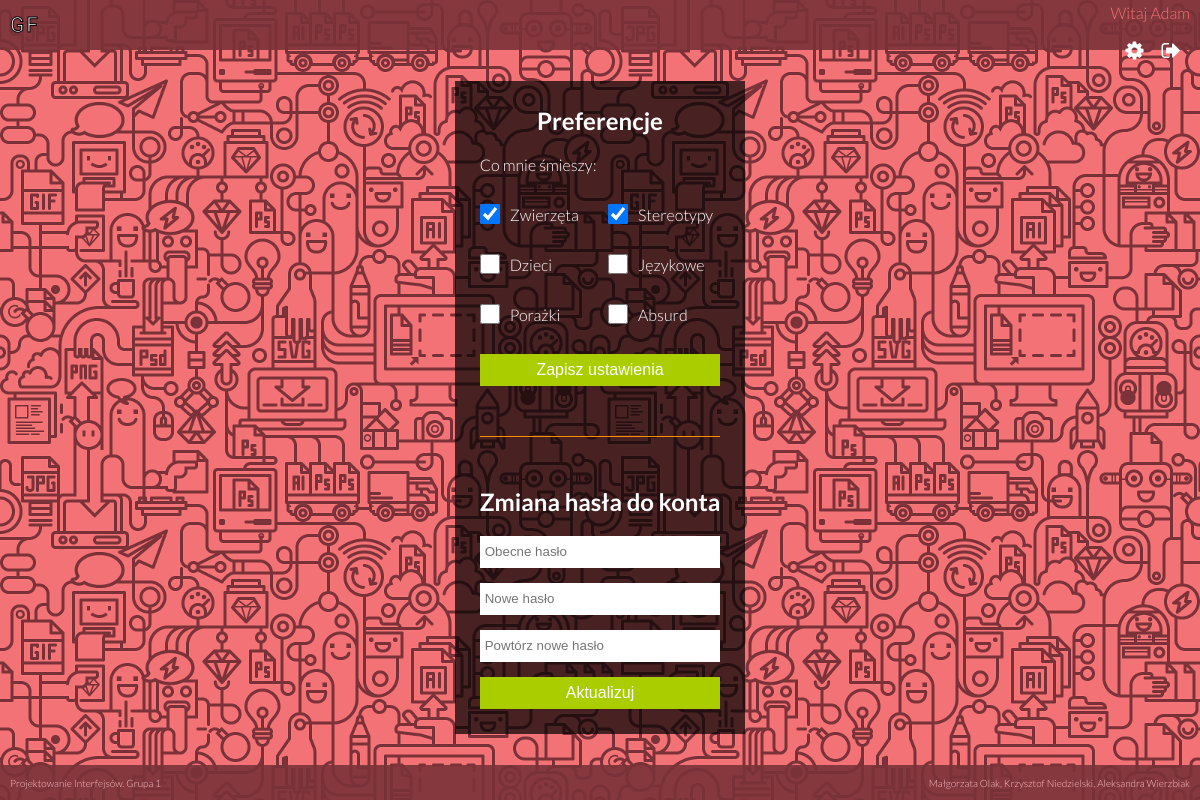
Page /settings/ (signed in) on the earlier database version.
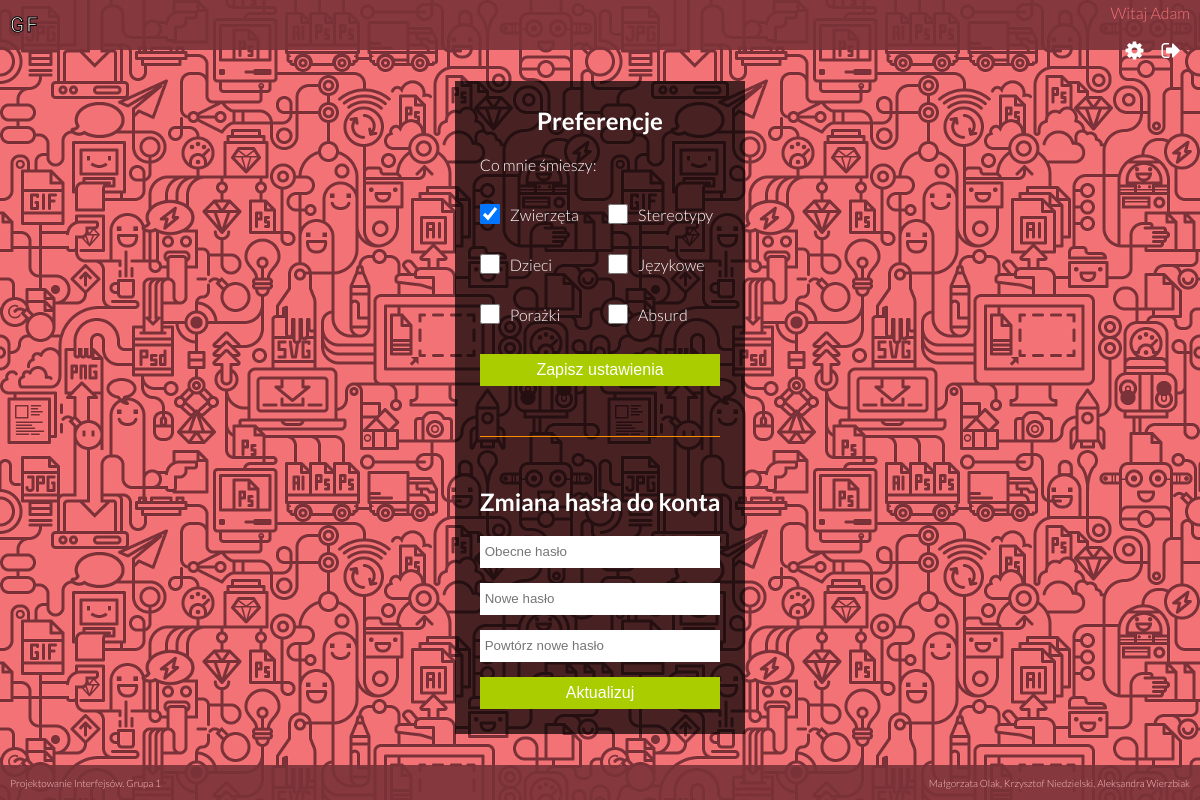
Same page on the later database version.
### fungenerator/models.py (models this page shows)
class UserSettings(models.Model):
	user = models.ForeignKey(User)
	animals = models.BooleanField(default=False)
	kids = models.BooleanField(default=False)
	fails = models.BooleanField(default=False)
	stereotypes = models.BooleanField(default=False)
	language = models.BooleanField(default=False)
	absurd = models.BooleanField(default=False)

### fungenerator/views.py (the view, shortened to what this page needs)
# urls.py: url(r'^settings/', views.settings, name='settings'),
def settings(request):
	current_user = request.user
	try:
		settings_object = UserSettings.objects.get(user=current_user)
	except UserSettings.DoesNotExist:
		settings_object = UserSettings.objects.create(user = current_user, animals=False, kids=False, fails=False, stereotypes=False, language=False, absurd=False)
	return render(request, 'settings.html', {'settings': settings_object })

### fungenerator/templates/settings.html (shortened to what this page needs)
{% extends "base.html" %}
{% load static %}
{% block content %}
<section class="main settings">
    <div class="box">
        <div class="fieldset">
            <h2>Preferencje</h2>
            <form id="settings-form" class="settings-form" action="." method="post">
                <p>Co mnie śmieszy:</p>
                <ul class="funny-categories two-columns">
                    <li class="checkbox-item"><input id="id_animals" name="animals" type="checkbox" value="animals" {% if settings.animals %}checked{% endif %}><label>Zwierzęta</label></li>
                    <li class="checkbox-item"><input id="id_kids" name="kids" type="checkbox" value="kids" {% if settings.kids %}checked{% endif %}><label>Dzieci</label></li>
                    <li class="checkbox-item"><input id="id_fails" name="fails" type="checkbox" value="fails" {% if settings.fails %}checked{% endif %}><label>Porażki</label></li>
                    <li class="checkbox-item"><input id="id_stereotypes" name="stereotypes" type="checkbox" value="stereotypes" {% if settings.stereotypes %}checked{% endif %}><label>Stereotypy</label></li>
                    <li class="checkbox-item"><input id="id_language" name="language" type="checkbox" value="language" {% if settings.language %}checked{% endif %}><label>Językowe</label></li>
                    <li class="checkbox-item"><input id="id_absurd" name="absurd" type="checkbox" value="absurd" {% if settings.absurd %}checked{% endif %}><label>Absurd</label></li>
                </ul>
                <button id="settings-btn" class="button" type="submit">Zapisz ustawienia</button>
            </form>
        </div>
    <div class="fieldset">
           <h2>Zmiana hasła do konta</h2>
           <form id="settings-account-form" class="settings-account-form" action="/change_password/" method="post">
              <input id="old_password" type="password" name="old_password" placeholder="Obecne hasło" minlength="6">
              <input id="new_password" type="password" name="new_password" placeholder="Nowe hasło" minlength="6">
              <input id="settings-account-password-new2" type="password" name="password_new2" placeholder="Powtórz nowe hasło" minlength="6">
            <button id="settings-account-btn" class="button" type="submit">Aktualizuj</button>
          </form>
     </div>
    </div>
</section>
{% endblock %}

### fungenerator/templates/base.html (shortened to what this page needs)
{% load static %}
<!DOCTYPE html>
<html>
    <head>
        <link href="{% static "css/font-awesome.min.css" %}" rel="stylesheet" type="text/css">
        <link rel="stylesheet" type="text/css" href="{% static "css/style.css" %}">
	<link rel="stylesheet" type="text/css" href="{% static "css/slick.css" %}">
        <link rel="stylesheet" type="text/css" href="{% static "css/slick-theme.css" %}">
    </head>
    <body>
        <header>
            <a id="logo" href="{% url "fungenerator:main_page" %}" class="logo">GF</a>
            <nav>
                {% if user.is_authenticated %}
                    <p>Witaj {{request.user.first_name}}</p>
                    <a href="{% url "fungenerator:settings" %}" id="settings-link" class="settings-link"><i class="fa fa-cog" aria-hidden="true"></i></a>
                    <a id="logout-link" href="{% url "account:logout" %}" class="logout-link"><i class="fa fa-sign-out" aria-hidden="true"></i></a>
                {% else %}
                    <a id="login-link" href="{% url "account:login" %}" class="login-link"><i class="fa fa-sign-in" aria-hidden="true"></i></a>
                {% endif %}
            </nav>
        </header>
        {% block content %}
        {% endblock %}
        <footer>
            <p>Projektowanie Interfejsów. Grupa 1</p>
            <p>Małgorzata Olak, Krzysztof Niedzielski, Aleksandra Wierzbiak</p>
        </footer>
    </body>
</html>

### fungenerator/static/css/style.css (style rules this page uses)
body { background: url('../img/background.jpg') repeat; font-family: 'Lato', sans-serif; font-size: 16px; font-weight: 300; margin: 0; color: #fff; }
* { box-sizing: border-box; min-height: 0; min-width: 0; }
a { color: #fff; text-decoration: none; transition: all 0.5s ease; }
p { margin: 15px 0; }
ul { list-style: none; margin: 0; padding: 0; }
ul.two-columns { column-count: 2; }
h2 { margin-top: 0; text-align: center; }
button { background: #aacd00; color: #fff; cursor: pointer; display: block; font-size: 16px; height: 32px; border: 0; outline: 0; margin-top: 15px; transition: all 0.5s ease; width: 100%; }
.fieldset { border-bottom: 1px solid #ff8d00; padding-bottom: 50px; margin-bottom: 50px; }
.fieldset:last-child { border-bottom: 0; margin: 0; padding: 0; }
input { border: 0; outline: 0; display: block; height: 32px; margin: 15px 0; padding: 0 5px; width: 100%; }
input[type="checkbox"] { display: inline-block; height: 20px; width: 20px; vertical-align: middle; }
input[type="checkbox"] + label { display: inline-block; margin-left: 10px; vertical-align: middle; }
header { background: rgba(123, 50, 57, 0.9); color: #f37276; height: 50px; display: flex; justify-content: space-between; align-items: center; padding: 10px; }
header nav a { font-size: 21px; margin-left: 15px; }
header .logo { font-size: 21px; color: black; -webkit-text-fill-color: white; -webkit-text-stroke-width: 1px; -webkit-text-stroke-color: black; -webkit-text-stroke: 1px black; font-family: 'Bowlby One SC', cursive; letter-spacing: 2px; }
.main { display: flex; min-height: calc(100vh - 85px); align-items: center; justify-content: center; flex-direction: column; padding: 25px; }
.main .box { background: rgba(0, 0, 0, 0.7); padding: 25px; margin: 0 auto; max-width: 70%; }
footer { background: rgba(123, 50, 57, 0.9); color: #fff; height: 35px; display: flex; justify-content: space-between; align-items: center; padding: 10px; }
footer p { color: #ffc4c6; font-size: 10px; margin: 0; }

Differences in the rows shown:
changed UserSettings: stereotypes "☑" → "☐"
